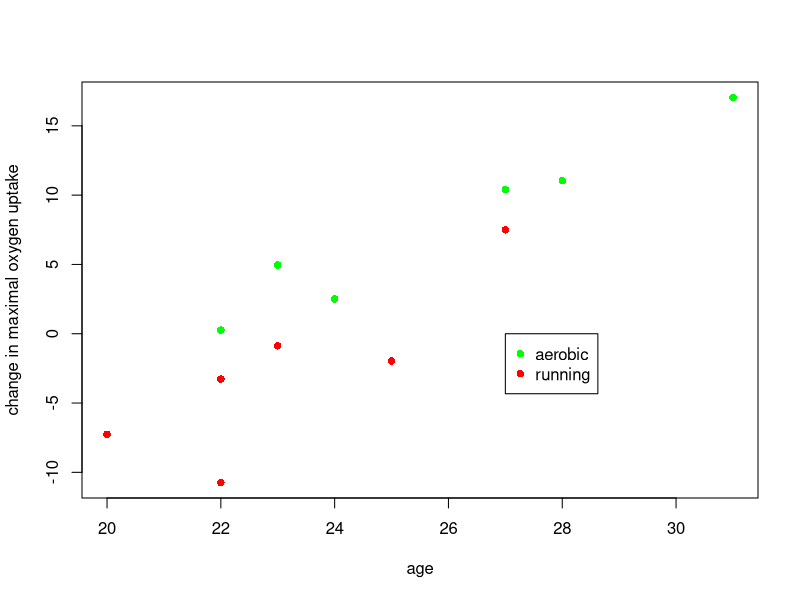
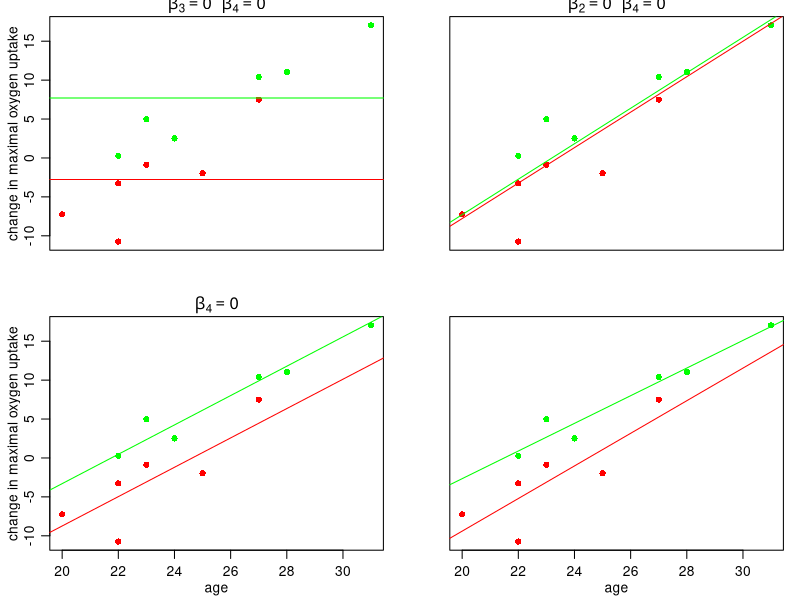

Recreate these plots in R, in order.
## ---- chunk 1
# 0 is running
# 1 is aerobic exercise
x1<-c(0,0,0,0,0,0,1,1,1,1,1,1)
# x2 is age
x2<-c(23,22,22,25,27,20,31,23,27,28,22,24)
# change in maximal oxygen uptake
y<-c(-0.87,-10.74,-3.27,-1.97,7.50,
     -7.25,17.05,4.96,10.40,11.05,0.26,2.51)
## ---- chunk 2
par(mfrow=c(1,1))
plot(y~x2,pch=16,xlab="age",ylab="change in maximal oxygen uptake", 
     col=c("red","green")[x1+1])
legend(27,0,legend=c("aerobic","running"),pch=c(16,16),col=c("green","red"))
## ---- chunk 3
par(mfrow=c(2,2),mar=c(3,3,1,1),mgp=c(1.75,.75,0))

plot(y~x2,pch=16,col=c("red","green")[x1+1],ylab="change in maximal oxygen uptake",xlab="",xaxt="n")
abline(h=mean(y[x1==0]),col="red") 
abline(h=mean(y[x1==1]),col="green")
mtext(side=3,expression(paste(beta[3]==0,"  ",beta[4]==0)) )

plot(y~x2,pch=16,col=c("red","green")[x1+1],xlab="",ylab="",xaxt="n",yaxt="n")
abline(lm(y~x2),col="red")
abline(lm((y+.5)~x2),col="green")
mtext(side=3,expression(paste(beta[2]==0,"  ",beta[4]==0)) )

plot(y~x2,pch=16,col=c("red","green")[x1+1],
     xlab="age",ylab="change in maximal oxygen uptake" )
fit<-lm(y~x1+x2)
abline(a=fit$coef[1],b=fit$coef[3],col="red")
abline(a=fit$coef[1]+fit$coef[2],b=fit$coef[3],col="green")
mtext(side=3,expression(beta[4]==0)) 

plot(y~x2,pch=16,col=c("red","green")[x1+1],
     xlab="age",ylab="",yaxt="n")
abline(lm(y[x1==0]~x2[x1==0]),col="red")
abline(lm(y[x1==1]~x2[x1==1]),col="green")
## ---- chunk 4
# running is 0, 1 is aerobic
x1<-c(0,0,0,0,0,0,1,1,1,1,1,1)
# age
x2<-c(23,22,22,25,27,20,31,23,27,28,22,24)
# change in maximal oxygen uptake
y<-c(-0.87,-10.74,-3.27,-1.97,7.50,
     -7.25,17.05,4.96,10.40,11.05,0.26,2.51)
## ---- chunk 5
(x3 <- x2) #age
(x2 <- x1) #aerobic versus running 
(x1<- seq(1:length(x2))) #index of person
(x4 <- x2*x3)
## ---- chunk 6
(X <- cbind(x1,x2,x3,x4))
## ---- chunk 7
## using the lm function
fit.ols<-lm(y~ X[,2] + X[,3] +X[,4])
summary(fit.ols)$coef
